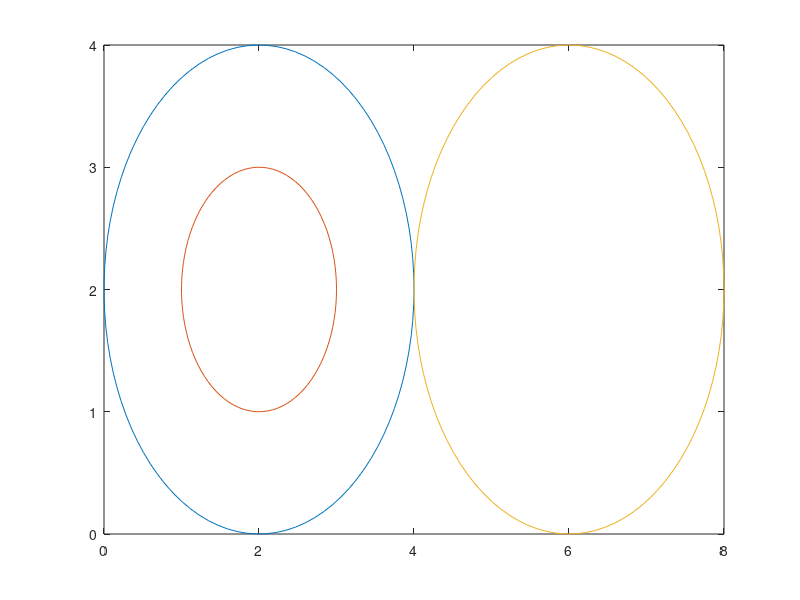

Write the MATLAB code that produced this figure. (Note: this script raises an error after producing the figure.)
r=2;
r1=1;
r2=2;
xc=2;
yc=2;
theta=linspace(0,2*pi);
x=r*cos(theta)+xc;
y=r*sin(theta)+yc;

xc1=2;
yc1=2;
theta=linspace(0,2*pi);
x1=r1*cos(theta)+xc1;
y1=r1*sin(theta)+yc1;

xc2=6;
yc2=2;
theta=linspace(0,2*pi);
x2=r2*cos(theta)+xc2;
y2=r2*sin(theta)+yc2;

plot(x,y,x1,y1,x2,y2)
axisequal